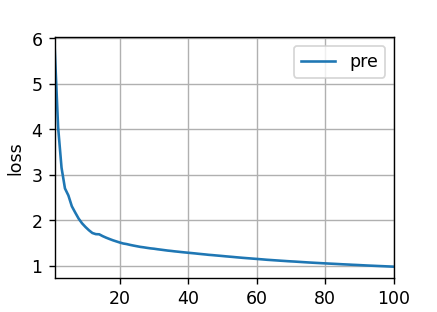

This figure's Python source:
import matplotlib.pyplot as plt
import torch
from torch import nn
import torchkeras
# import torchmetrics
import d2l.torch as d2l
import data
import model

def _get_batch_loss_bert(net, loss, vocab_size, tokens_X, valid_lens_x,
                         pred_positions_X, mlm_weights_X,
                         mlm_Y):
    # 前向传播
    _, mlm_Y_hat = net(tokens_X, valid_lens_x.reshape(-1),
                                  pred_positions_X)
    # 计算遮蔽语言模型损失
    mlm_l = loss(mlm_Y_hat.reshape(-1, vocab_size), mlm_Y.reshape(-1)) *\
    mlm_weights_X.reshape(-1, 1)
    mlm_l = mlm_l.sum() / (mlm_weights_X.sum() + 1e-8)
    return mlm_l

def train_bert(train_iter, net, loss, vocab_size, devices, num_steps):
    net = nn.DataParallel(net, device_ids=devices).to(devices[0])
    trainer = torch.optim.Adam(net.parameters(), lr=0.01)
    step, timer = 0, d2l.Timer()
    animator = d2l.Animator(xlabel='step', ylabel='loss',
                            xlim=[1, num_steps], legend=['pre'])
    # 遮蔽语言模型损失的和，下一句预测任务损失的和，句子对的数量，计数
    metric = d2l.Accumulator(4)
    num_steps_reached = False
    while step < num_steps and not num_steps_reached:
        for tokens_X, valid_lens_x, pred_positions_X,\
            mlm_weights_X, mlm_Y in train_iter:
            print(tokens_X.shape)
            tokens_X = tokens_X.to(devices[0])
            valid_lens_x = valid_lens_x.to(devices[0])
            pred_positions_X = pred_positions_X.to(devices[0])
            mlm_weights_X = mlm_weights_X.to(devices[0])
            mlm_Y = mlm_Y.to(devices[0])
            trainer.zero_grad()
            timer.start()
            mlm_l = _get_batch_loss_bert(
                net, loss, vocab_size, tokens_X, valid_lens_x,
                pred_positions_X, mlm_weights_X, mlm_Y)
            mlm_l.backward()
            trainer.step()
            metric.add(mlm_l, tokens_X.shape[0], 1)
            timer.stop()
            animator.add(step + 1, (metric[0] / metric[2]))
            step += 1
            if step == num_steps:
                num_steps_reached = True
                break
    animator.show()
    plt.figure(animator.fig)
    plt.savefig("pretrain.png")
    print(f'MLM loss {metric[0] / metric[2]:.3f}')
    print(f'{metric[1] / timer.sum():.1f} sentence pairs/sec on '
          f'{str(devices)}')

if __name__ == '__main__':
    devices = d2l.try_all_gpus()
    loss = nn.CrossEntropyLoss()
    batch_size, max_len = 512, 60
    print(1)
    train_iter, vocab = data.load_data_wiki(batch_size, max_len)
    print(2)
    print(len(vocab))
    h_num =128
    net = model.BERTModel(len(vocab), num_hiddens=h_num , norm_shape=h_num ,
                        ffn_num_input=h_num , ffn_num_hiddens=256, num_heads=4,
                        num_layers=2, dropout=0.1, key_size=h_num ,query_size=h_num ,
                        value_size=h_num , hid_in_features=h_num , mlm_in_features=h_num ,max_len=max_len
                        )
    # num_hiddens 为嵌入维度
    print(3)
    print(len(vocab))
    train_bert(train_iter, net, loss, len(vocab), devices, 100)
    torch.save(net.state_dict(), 'pretrain-1.pt')

